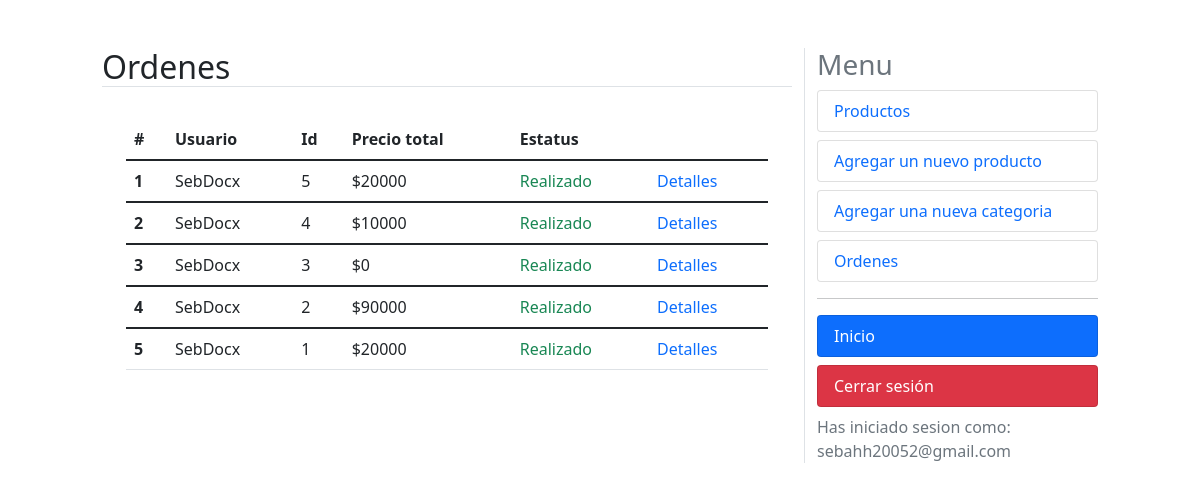
/dashboard/orders (signed in), run on an earlier commit of the app's database.
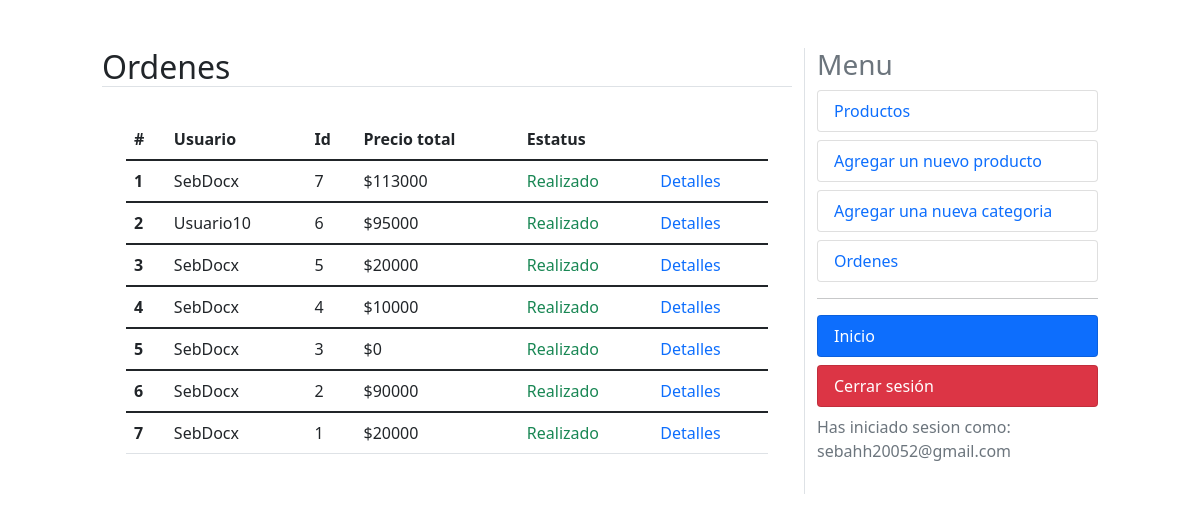
And on a later commit of the database.
### orders/models.py (models this page shows, shortened)
class Order(models.Model):
    user = models.ForeignKey(User, on_delete=models.CASCADE, related_name='orders')
    created = models.DateTimeField(auto_now_add=True)
    updated = models.DateTimeField(auto_now=True)
    status = models.BooleanField(default=False)
    class Meta:
        ordering = ('-created',)
    @property
    def get_total_price(self):
        total = sum(item.get_cost() for item in self.items.all())
        return total

class OrderItem(models.Model):
    order = models.ForeignKey(Order, on_delete=models.CASCADE, related_name='items')
    product = models.ForeignKey(Product, on_delete=models.CASCADE, related_name='order_items')
    price = models.IntegerField()
    quantity = models.SmallIntegerField(default=1)
    def get_cost(self):
        return self.price * self.quantity

### accounts/models.py (models this page shows, shortened)
class User(AbstractBaseUser):
    email = models.EmailField(max_length=100, unique=True)
    full_name = models.CharField(max_length=100)
    is_admin = models.BooleanField(default=False)
    is_active = models.BooleanField(default=True)
    likes = models.ManyToManyField(Product, blank=True, related_name='likes')
    is_manager = models.BooleanField(default=False)
    objects = UserManager()
    USERNAME_FIELD = 'email'
    REQUIRED_FIELDS = ['full_name']

### dashboard/views.py (the view)
# urls.py: path('orders', views.orders, name='orders'),
@user_passes_test(is_manager)
@login_required
def orders(request):
    orders = Order.objects.all()
    context = {'title':'Ordenes', 'orders':orders}
    return render(request, 'orders.html', context)

### cart/utils/cart.py (called while the page is built)
    def __iter__(self):
        product_ids = self.cart.keys()
        products = Product.objects.filter(id__in=product_ids)
        cart = self.cart.copy()
        for product in products:
            cart[str(product.id)]['product'] = product
        for item in cart.values():
            item['total_price'] = int(item['price']) * int(item['quantity'])
            yield item

    def add_cart_session(self):
        cart = self.session.get(CART_SESSION_ID)
        if not cart:
            cart = self.session[CART_SESSION_ID] = {}
        return cart

### dashboard/views.py (called while the page is built)
def is_manager(user):
    try:
        if not user.is_manager:
            raise Http404
        return True
    except:
        raise Http404

### online_shop/context_processors.py (called while the page is built)
def return_cart(request):
    cart = len(list(Cart(request)))
    return {'cart_count': cart}

def return_categories(request):
    categories = Category.objects.all()
    return {'categories': categories}

### dashboard/templates/orders.html
{% extends "dashboard.html" %}
{% block content %}
<table class="table">
    <thead class="thead-dark">
      <tr>
        <th scope="col">#</th>
        <th scope="col">Usuario</th>
        <th scope="col">Id</th>
        <th scope="col">Precio total</th>
        <th scope="col">Estatus</th>
        <th scope="col"></th>
      </tr>
    </thead>
    {% for order in orders %}
    <tbody>
      <tr>
        <th scope="row">{{ forloop.counter }}</th>
        <td>{{ order.user.full_name }}</td>
        <td>{{ order.id }}</td>
        <td>${{ order.get_total_price }}</td>
        {% if order.status %}
            <td class="text-success">Realizado</td>
        {% else %}
            <td class="text-danger">Cancelado</td>
        {% endif %}
        <td><a href="{% url 'dashboard:order_detail' order.id %}" class="text-primary text-decoration-none">Detalles</a></td>
      </tr>
    </tbody>
    {% endfor %}
  </table>
{% endblock %}

What changed in the data, as far as the page shows it:
added Order: user.full_name "SebDocx", id "7", get_total_price "113000", status "Realizado"
added Order: user.full_name "Usuario10", id "6", get_total_price "95000", status "Realizado"
